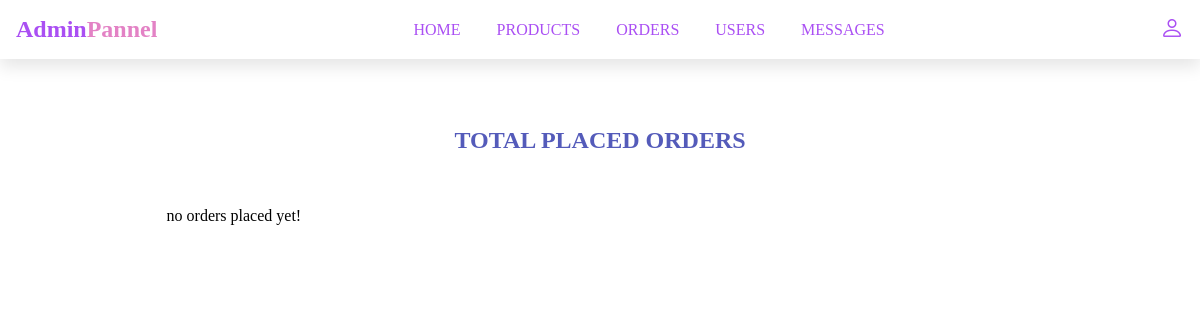
/admin_orders.php (signed in), run on an earlier commit of the app's database.
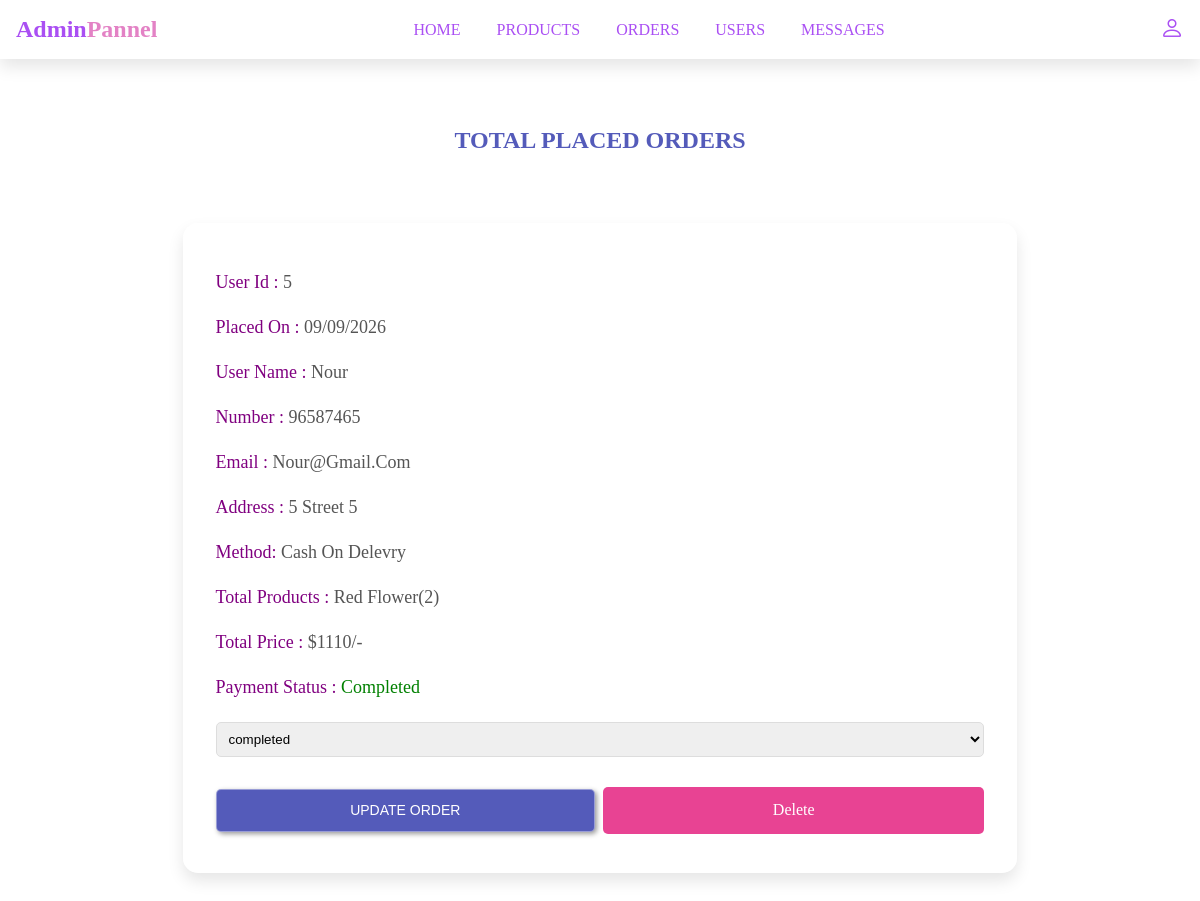
And on a later commit of the database.
### tables this page shows
CREATE TABLE `orders` (
  `id` int(11) NOT NULL,
  `user_id` int(255) NOT NULL,
  `name` varchar(255) NOT NULL,
  `number` varchar(255) NOT NULL,
  `email` varchar(255) NOT NULL,
  `method` varchar(255) NOT NULL,
  `address` varchar(255) NOT NULL,
  `total_products` varchar(255) NOT NULL,
  `total_price` varchar(255) NOT NULL,
  `placed_on` varchar(255) NOT NULL,
  `payment_status` varchar(255) NOT NULL
);

### admin_orders.php (the view, shortened to what this page needs)
<?php
include 'connection.php';
?>
<!DOCTYPE html>
<html lang="en">
<head>
</head>
<body>
  <?php include 'admin_header.php'; ?>
    <section class="order-container">
      <h1 class="title">
        total placed orders
      </h1>
      <div class="box-container">
        <?php
        $select_orders = mysqli_query($conn, "SELECT * FROM `orders`") or die('query failed');
        if (mysqli_num_rows($select_orders) > 0) {
           while ($fetch_orders = mysqli_fetch_assoc($select_orders)) {
        ?>
        <div class="box">
          <p> user id : <span><?php echo $fetch_orders['user_id']; ?></span> </p>
          <p> placed on : <span><?php echo $fetch_orders['placed_on']; ?></span> </p>
          <p> user name : <span><?php echo $fetch_orders['name']; ?></span> </p>
          <p> number : <span><?php echo $fetch_orders['number']; ?></span> </p>
          <p> email : <span><?php echo $fetch_orders['email']; ?></span> </p>
          <p> address : <span><?php echo $fetch_orders['address']; ?></span> </p>
          <p>method: <span><?php echo $fetch_orders['method']; ?></span></p>
          <p> total products : <span><?php echo $fetch_orders['total_products']; ?></span> </p>
          <p> total price : <span>$<?php echo $fetch_orders['total_price']; ?>/-</span> </p>
          <p> payment status : <span style="color:<?php if ($fetch_orders['payment_status'] == 'pending') {
             echo 'red';
          } else {
             echo 'green';
          } ?>;"><?php echo $fetch_orders['payment_status']; ?></span> </p>
          <form method="post" action="">
             <select name="update_payment">
                <option disabled selected><?php echo $fetch_orders['payment_status']; ?></option>
             </select>
             <input type="submit" value="update order" name="update_order" class="btn">
             <a href="admin_orders.php?delete=<?php echo $fetch_orders['id']; ?>" class="delete"
                onclick="return confirm('Delete this order?');">delete</a>
          </form>
        </div>
        <?php
           }
        } else {
           echo '<p class="empty">no orders placed yet!</p>';
        }
        ?>
      </div>
    </section>
</body>
</html>

### admin_header.php (shortened to what this page needs)
<!DOCTYPE html>
<html lang="en">
  <head>
    <link
      rel="stylesheet"
      href="https://cdn.jsdelivr.net/npm/bootstrap-icons@1.10.2/font/bootstrap-icons.css"
    />
    <link rel="stylesheet" type="text/css" href="style.css" />
  </head>
  <body>
    <header class="header">
      <div class="flex">
        <a href="admin.php" class="logo">Admin<span>Pannel</span></a>
        <nav class="navbar">
          <a href="admin.php">Home</a>
          <a href="admin_product.php">Products</a>
          <a href="admin_orders.php">Orders</a>
          <a href="admin_users.php">Users</a>
          <a href="admin_messages.php">Messages</a>
        </nav>
        <div class="icons">
          <i class="bi bi-person" id="user-btn"></i>
        </div>
      </div>
    </header>
  </body>
</html>

### style.css (style rules this page uses)
* { margin: 0; padding: 0; box-sizing: border-box; }
:root { --white-alpha-40: rgba(255, 255, 255, 0.4); --white-alpha-25: rgba(255, 255, 255, 0.25); --backdrop-filter-blur: blur(5px); --pink: #e84393; --box-shadow: 0 0.5rem 1rem rgba(0, 0, 0, 0.1); }
a { text-decoration: none; }
form input, form textarea { width: 100%; padding: 1rem; margin: 0.5rem 0; outline: none; border: 1px solid var(--white-alpha-40); background: var(--white-alpha-25); border-radius: 5px; box-shadow: 2px 2px 5px rgba(0, 0, 0, 0.4); font-size: 14px; }
form .btn { cursor: pointer; background: #545bba; text-transform: uppercase; color: #fff; }
header { background: #fff; width: 100%; padding: 1rem; box-shadow: var(--box-shadow); position: sticky; top: 0; z-index: 1000; }
.flex { max-width: 1200px; display: flex; justify-content: space-between; align-items: center; position: relative; margin: 0 auto; }
.logo { font-size: 1.5rem; font-weight: bold; color: #aa4ff3; }
.logo span { color: #e382c5; }
.navbar a { margin: 0 1rem; font-size: 1rem; color: #aa4ff3; text-transform: uppercase; }
.header .icons { display: flex; align-items: center; }
.header .icons i { margin-left: 1.2rem; font-size: 1.5rem; cursor: pointer; color: #aa4ff3; }
.title { text-align: center; text-transform: uppercase; color: #545bba; margin: 2rem 0; }
.box-container { padding: 2% 8%; display: grid; grid-template-columns: repeat(auto-fit, minmax(18rem, 1fr)); justify-content: center; align-items: center; }
.box-container .box { background: var(--white-alpha-25); border-radius: 15px; border: 1px solid var(--white-alpha-40); backdrop-filter: var(--backdrop-filter-blur); padding: 2rem; text-align: center; box-shadow: var(--box-shadow); margin: 1rem; }
.box-container .box p { font-size: 18px; text-transform: capitalize; margin: 1rem 0; }
.edit, .delete { margin: 0.5rem; text-transform: capitalize; color: #fff; background: var(--pink); border-radius: 5px; padding: 0.5rem 2rem; border: 2px solid transparent; }
.order-container { padding: 3% 7%; }
.order-container .box-container { grid-template-columns: repeat(auto-fit, minmax(30rem, 1fr)); justify-content: center; align-items: stretch; }
.order-container .box-container .box { display: flex; flex-direction: column; text-align: left; }
.order-container .box p { margin-bottom: 0.5rem; text-transform: capitalize; color: purple; }
.order-container .box span { color: #555; }
.order-container form { text-align: left; display: flex; flex-wrap: wrap; align-items: center; gap: 0.5rem; margin-top: auto; }
.order-container form select { width: 100%; margin: 1rem 0; padding: 0.5rem; cursor: pointer; border-radius: 5px; border: 1px solid #ddd; }
.order-container .btn { flex: 1; padding: 0.8rem; text-align: center; }
.order-container .delete { flex: 1; padding: 0.8rem; text-align: center; margin: 0; }

What changed in the data, as far as the page shows it:
added orders: user "5", placed_on "09/09/2026", name "Nour", number "96587465", email "Nour@gmail.com", address "5 Street 5", method "Cash On Delevry", total_products "Red Flower(2)", total_price "1110", payment_status "Completed", update_payment "completed"
Also different on the page:
text no longer shown: "no orders placed yet!"
